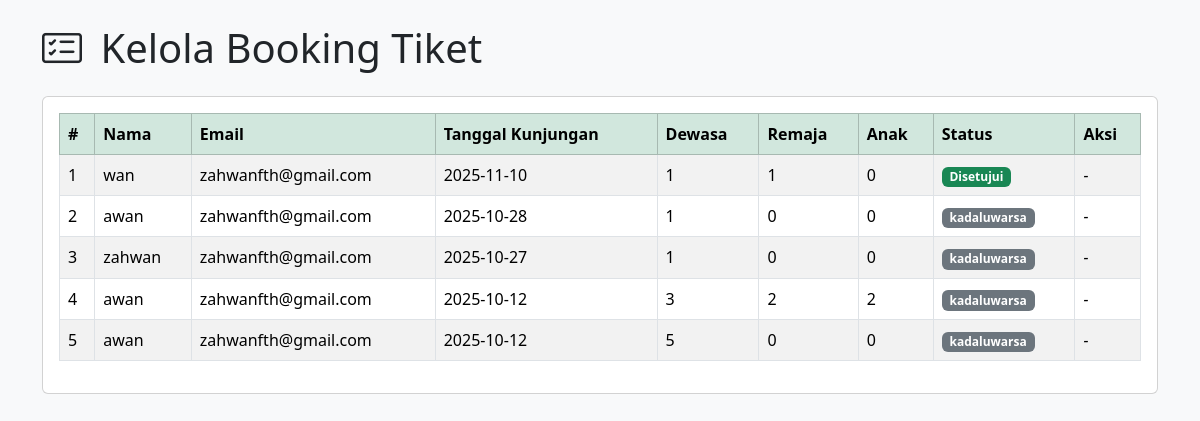
The page /admin/manage_booking.php (signed in) on the database its author committed.
### tables this page shows
CREATE TABLE `booking` (
  `id` int NOT NULL,
  `nama_pengunjung` varchar(100) NOT NULL,
  `email` varchar(100) NOT NULL,
  `tanggal_kunjungan` date NOT NULL,
  `jumlah_dewasa` int DEFAULT '0',
  `jumlah_anak` int DEFAULT '0',
  `jumlah_remaja` int DEFAULT '0',
  `total_harga` int NOT NULL,
  `catatan` text,
  `tanggal_booking` timestamp NULL DEFAULT CURRENT_TIMESTAMP,
  `status` varchar(20) NOT NULL DEFAULT 'dibooking',
  `kode_redeem` varchar(20) DEFAULT NULL
);

### admin/manage_booking.php (the view, shortened to what this page needs)
<?php
include '../database/conn.php';
$result = $conn->query("SELECT * FROM booking ORDER BY tanggal_kunjungan DESC");
?>
<!DOCTYPE html>
<html lang="id">
<head>
  <link href="https://cdn.jsdelivr.net/npm/bootstrap@5.3.2/dist/css/bootstrap.min.css" rel="stylesheet">
  <link rel="stylesheet" href="https://cdn.jsdelivr.net/npm/bootstrap-icons@1.11.3/font/bootstrap-icons.css">
</head>
<body class="bg-light">
<div class="container py-4">
  <h1 class="mb-4"><i class="bi bi-card-checklist me-2"></i> Kelola Booking Tiket</h1>
  <div class="card">
    <div class="card-body">
      <table class="table table-bordered table-striped">
        <thead class="table-success">
          <tr>
            <th>#</th>
            <th>Nama</th>
            <th>Email</th>
            <th>Tanggal Kunjungan</th>
            <th>Dewasa</th>
            <th>Remaja</th>
            <th>Anak</th>
            <th>Status</th>
            <th>Aksi</th>
          </tr>
        </thead>
        <tbody>
        <?php
        if ($result->num_rows > 0):
          $no = 1;
          while ($row = $result->fetch_assoc()):
        ?>
          <tr>
            <td><?= $no++; ?></td>
            <td><?= htmlspecialchars($row['nama_pengunjung']); ?></td>
            <td><?= htmlspecialchars($row['email']); ?></td>
            <td><?= htmlspecialchars($row['tanggal_kunjungan']); ?></td>
            <td><?= $row['jumlah_dewasa']; ?></td>
            <td><?= $row['jumlah_remaja']; ?></td>
            <td><?= $row['jumlah_anak']; ?></td>
            <td>
              <?php
              $status = strtolower(trim($row['status']));
              if ($status === 'dibooking' || $status === '' || $status === 'pending'): ?>
                <span class="badge bg-warning text-dark">Dibooking</span>
              <?php elseif ($status === 'acc'): ?>
                <span class="badge bg-success">Disetujui</span>
              <?php elseif ($status === 'dec'): ?>
                <span class="badge bg-danger">Ditolak</span>
              <?php else: ?>
                <span class="badge bg-secondary"><?= htmlspecialchars($status) ?></span>
              <?php endif; ?>
            </td>
            <td>
              <?php if ($status === 'dibooking' || $status === '' || $status === 'pending'): ?>
                <a href="?acc=<?= $row['id']; ?>" class="btn btn-sm btn-success" onclick="return confirm('Setujui booking ini?')">
                  <i class="bi bi-check-circle"></i>
                </a>
                <a href="?dec=<?= $row['id']; ?>" class="btn btn-sm btn-danger" onclick="return confirm('Tolak booking ini?')">
                  <i class="bi bi-x-circle"></i>
                </a>
              <?php else: ?>
                <em>-</em>
              <?php endif; ?>
            </td>
          </tr>
        <?php
          endwhile;
        else:
        ?>
          <tr>
            <td colspan="9" class="text-center">Belum ada data booking.</td>
          </tr>
        <?php endif; ?>
        </tbody>
      </table>
    </div>
  </div>
</div>
</body>
</html>

### rows shown on the page
booking: nama_pengunjung "wan", email "zahwanfth@gmail.com", tanggal_kunjungan "2025-11-10", jumlah_dewasa "1", jumlah_remaja "1", jumlah_anak "0", status "Disetujui"
booking: nama_pengunjung "awan", email "zahwanfth@gmail.com", tanggal_kunjungan "2025-10-28", jumlah_dewasa "1", jumlah_remaja "0", jumlah_anak "0", status "kadaluwarsa"
booking: nama_pengunjung "zahwan", email "zahwanfth@gmail.com", tanggal_kunjungan "2025-10-27", jumlah_dewasa "1", jumlah_remaja "0", jumlah_anak "0", status "kadaluwarsa"
booking: nama_pengunjung "awan", email "zahwanfth@gmail.com", tanggal_kunjungan "2025-10-12", jumlah_dewasa "3", jumlah_remaja "2", jumlah_anak "2", status "kadaluwarsa"
booking: nama_pengunjung "awan", email "zahwanfth@gmail.com", tanggal_kunjungan "2025-10-12", jumlah_dewasa "5", jumlah_remaja "0", jumlah_anak "0", status "kadaluwarsa"
